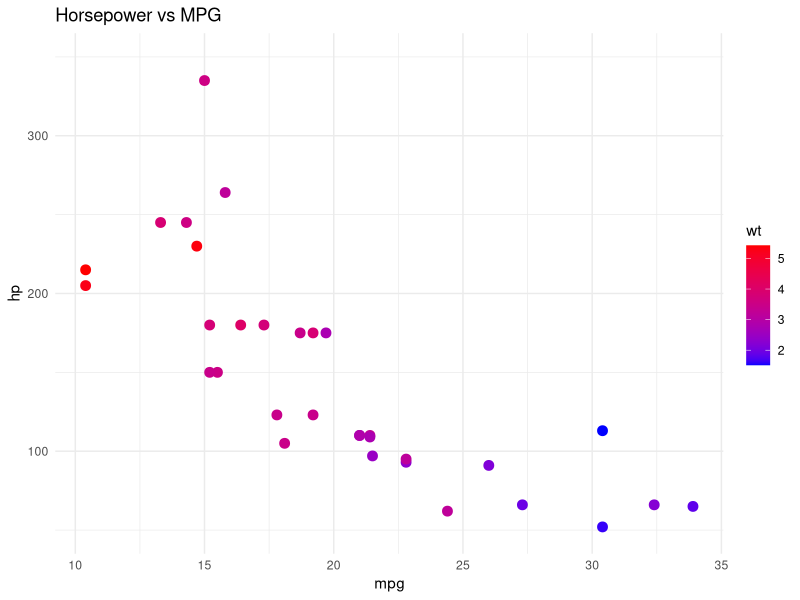
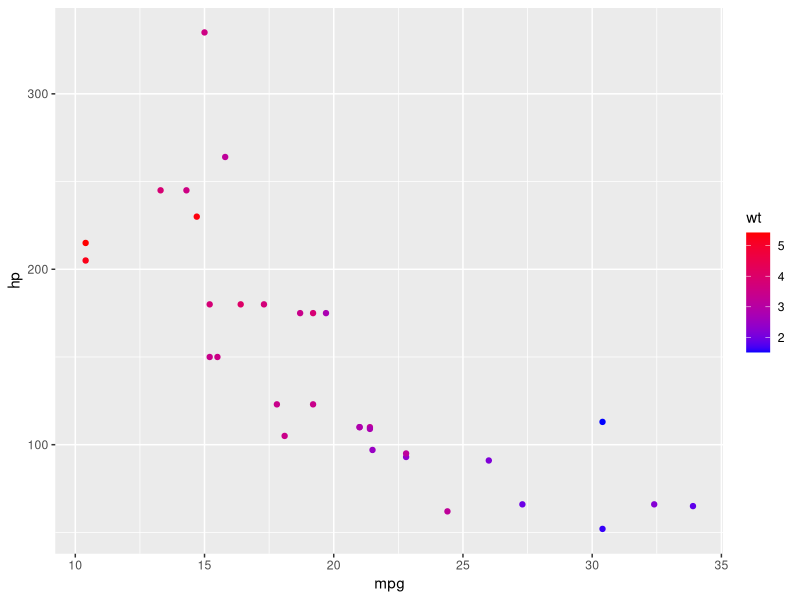
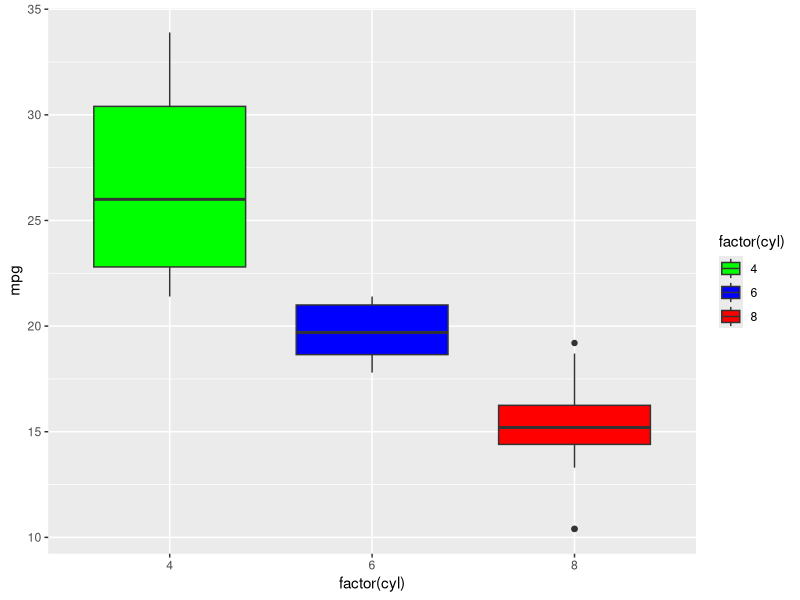
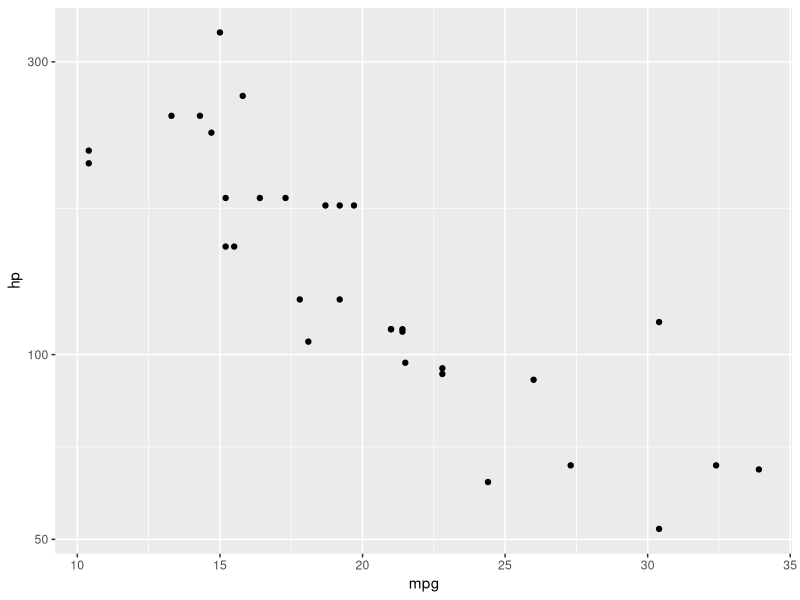
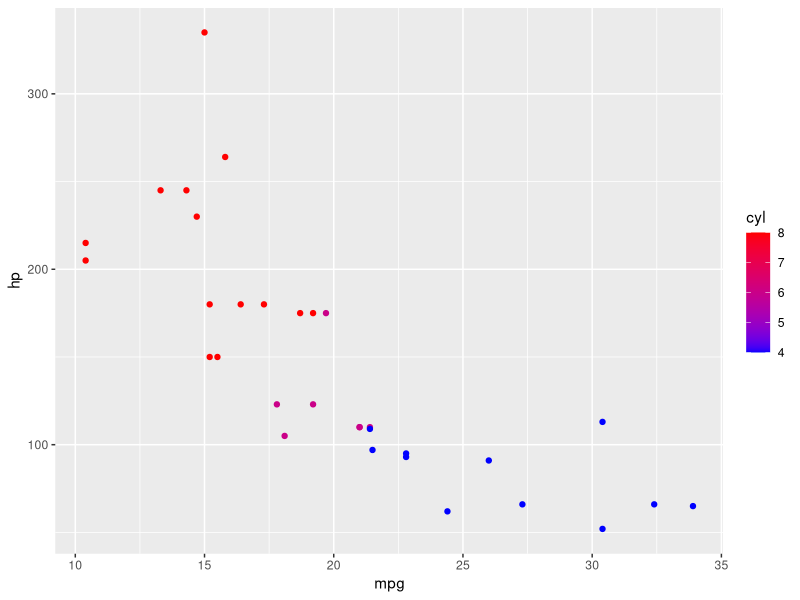
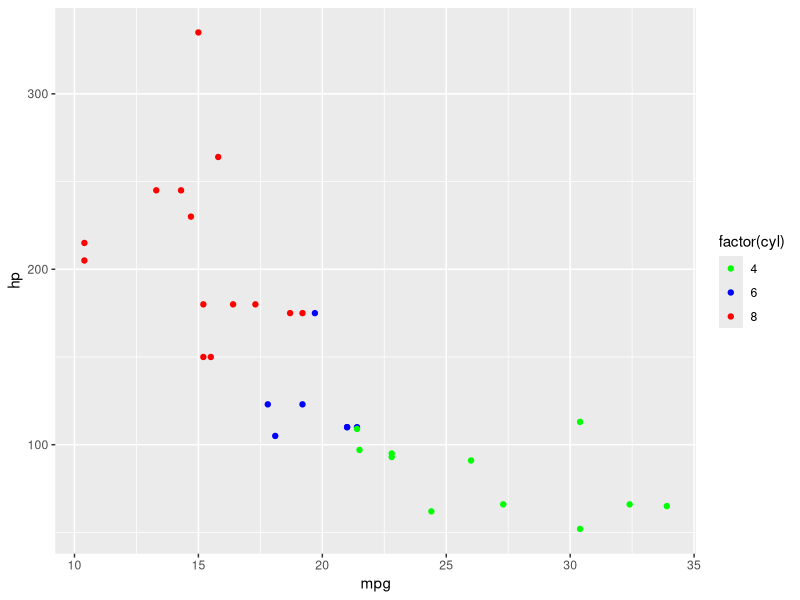
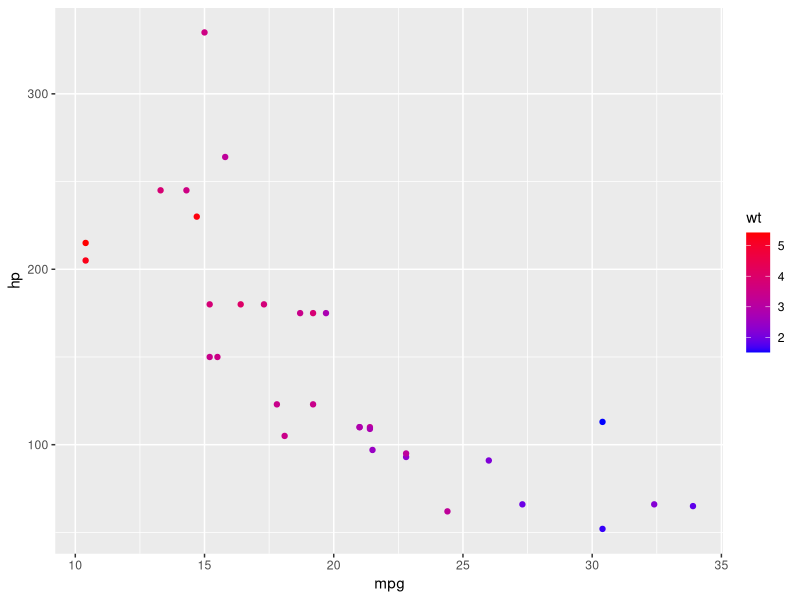
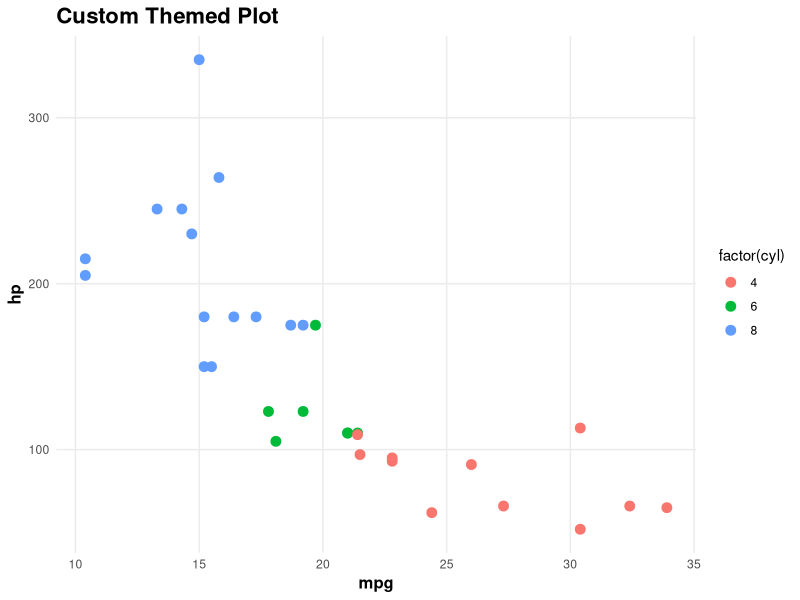

Write R code to recreate these figures, in order.
## ---- chunk 1
library(ggplot2)
library(dplyr)

# Advanced plot
ggplot(mtcars, aes(x = mpg, y = hp, color = wt)) +
  geom_point(size = 3) +
  scale_color_gradient(low = "blue", high = "red") +
  scale_x_continuous(breaks = seq(10, 35, 5)) +
  coord_cartesian(ylim = c(50, 350)) +
  theme_minimal() +
  labs(title = "Horsepower vs MPG")
## ---- chunk 2
# Continuous scales
ggplot(mtcars, aes(x = mpg, y = hp, color = wt)) +
  geom_point() +
  scale_color_gradient(low = "blue", high = "red")

# Discrete scales
ggplot(mtcars, aes(x = factor(cyl), y = mpg, fill = factor(cyl))) +
  geom_boxplot() +
  scale_fill_manual(values = c("4" = "green", "6" = "blue", "8" = "red"))

# Log scales
ggplot(mtcars, aes(x = mpg, y = hp)) +
  geom_point() +
  scale_y_log10()
## ---- chunk 3
ggplot(mtcars, aes(x = mpg, y = hp, color = cyl)) +
  geom_point() +
  scale_color_gradient(low = "blue", high = "red")
## ---- chunk 4
# For discrete: use discrete scale
ggplot(mtcars, aes(x = mpg, y = hp, color = factor(cyl))) +
  geom_point() +
  scale_color_manual(values = c("4" = "green", "6" = "blue", "8" = "red"))

# For continuous: ensure numeric
ggplot(mtcars, aes(x = mpg, y = hp, color = wt)) +
  geom_point() +
  scale_color_gradient(low = "blue", high = "red")
## ---- chunk 5
custom_theme <- theme_minimal() +
  theme(
    plot.title = element_text(size = 16, face = "bold"),
    axis.title = element_text(size = 12, face = "bold"),
    legend.position = "right",
    panel.grid.minor = element_blank()
  )

ggplot(mtcars, aes(x = mpg, y = hp, color = factor(cyl))) +
  geom_point(size = 3) +
  custom_theme +
  labs(title = "Custom Themed Plot")
## ---- chunk 6
ggplot(mtcars, aes(x = mpg, y = hp)) +
  geom_point() +
  annotate("text", x = 30, y = 250, label = "High HP", color = "red") +
  geom_hline(yintercept = mean(mtcars$hp), linetype = "dashed")
